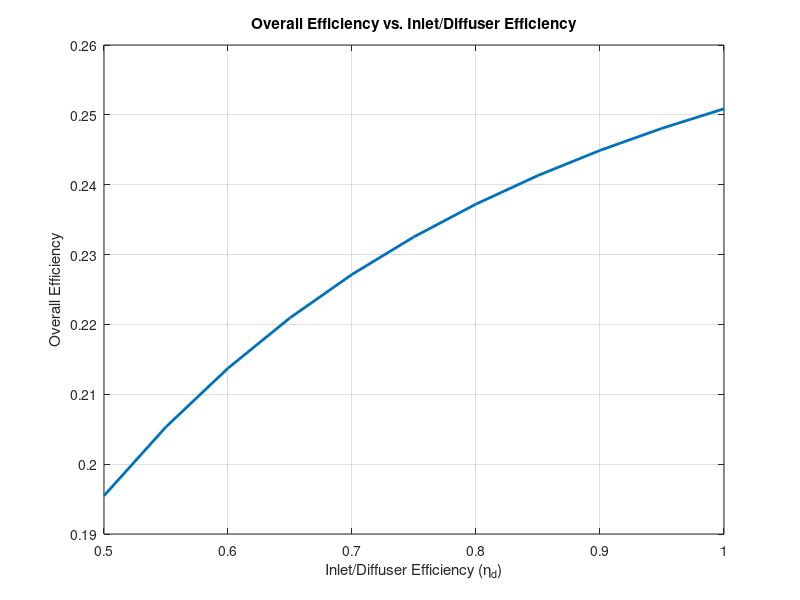
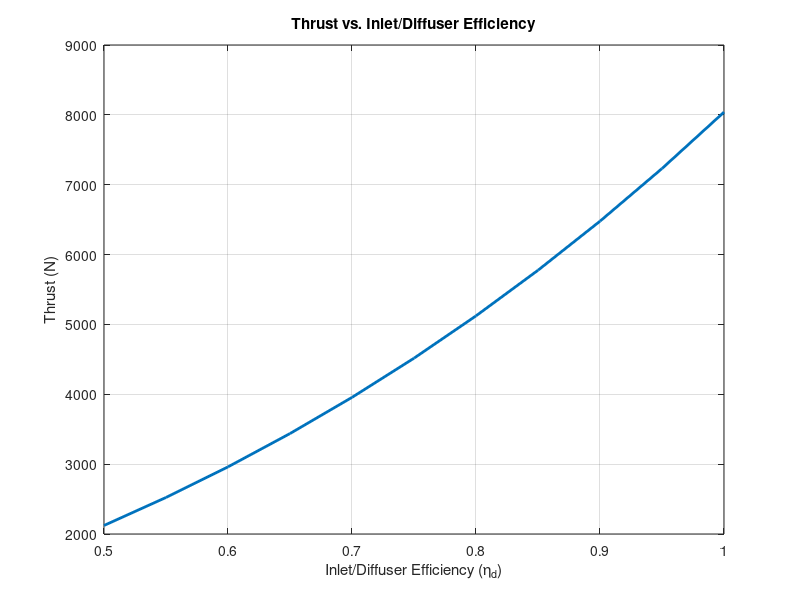
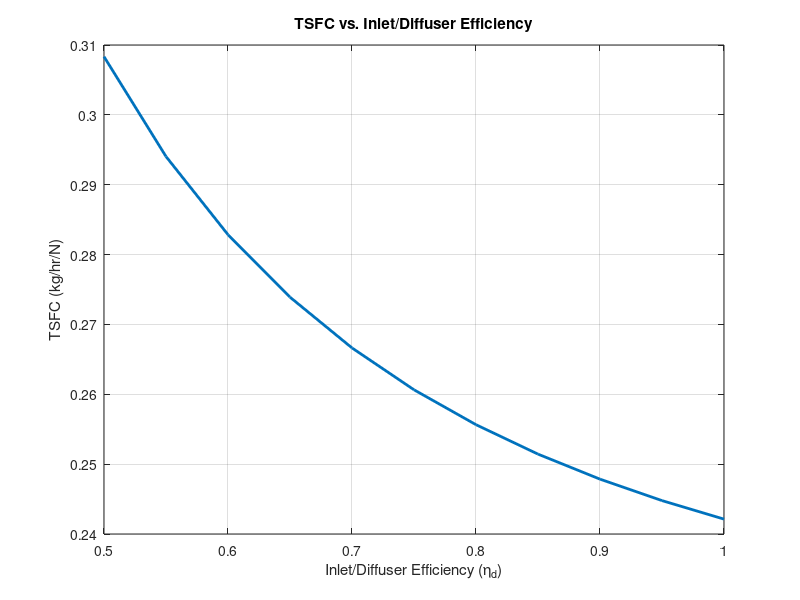

The MATLAB source for these figures, in order:
clc; clear; clear all;

% Initialize inlet/diffuser efficiency range
eta_d_range = 0.5:0.05:1.0;

% Preallocate arrays for results
overall_efficiency_results = zeros(size(eta_d_range));
thrust_results = zeros(size(eta_d_range));
TSFC_results = zeros(size(eta_d_range));

% Fixed parameters
z = 4300; % Altitude in meters
M1 = 2.4; % Mach number

for idx = 1:length(eta_d_range)
    eta_d = eta_d_range(idx); % Current diffuser efficiency

    %% module 1
    % Constants
    gamma = 1.4; % Specific heat ratio
    R = 286.9; % Specific gas constant in J/(kg*K)
    z_star = 8404; % Scale height in meters
    T_s = 288.0; % Standard temperature at sea level in Kelvin
    p_s = 101.3; % Standard pressure at sea level in kPa

    % Calculate T and P for the given altitude
    if z < 7958 % Within the troposphere
        T1 = T_s * (1 - (((gamma - 1) / gamma) * (z / z_star)));
        p1 = p_s * ((1 - (((gamma - 1) / gamma) * (z / z_star)))^(gamma / (gamma - 1)));
    else % In the tropopause
        T1 = 210.0; % Constant temperature in tropopause
        p1 = 33.6 * exp(-(z - 7958) / 6605);
    end

    % Total-to-static relations
    Tt1 = T1 * (1 + (gamma - 1) / 2 * M1^2);
    pt1 = p1 * (1 + (gamma - 1) / 2 * M1^2)^(gamma / (gamma - 1));

    % Sound speed and velocity
    a1 = sqrt(gamma * R * T1);
    V1 = M1 * a1;

    %% module 2
    M2 = 0.15;

    Tt2 = Tt1;
    T2 = Tt2 / (1 + (gamma - 1) / 2 * M2^2);
    pt2 = p1 * (1 + (eta_d * (gamma - 1) / 2) * M1^2)^(gamma / (gamma - 1));
    p2 = pt2 / (1 + (gamma - 1) / 2 * M2^2)^(gamma / (gamma - 1));

    %% module 3
    gamma = 1.3; % Changed after the combustor
    Tt3_max = 2400;

    % Choking check
    Tt3_choked = Tt2 * (1 / (2 * (gamma + 1))) * ...
        ((1 / (M2^2) * ((1 + gamma * M2^2)^2))) * ...
        ((1 + (((gamma - 1) / 2) * M2^2)))^(-1);

    if Tt3_choked < Tt3_max
        Tt3 = Tt3_choked;
        M3 = 1;
    else
        Tt3 = Tt3_max;
        C = (Tt3 / Tt2) * ((1 + (gamma - 1) / 2 * M2^2) / ((1 + gamma * M2^2)^2)) * M2^2;
        a = C * (gamma^2) - ((gamma - 1) / 2);
        b = 2 * C * gamma - 1;
        c = C;
        M3_roots = roots([a, b, c]);
        M3_squared = M3_roots(M3_roots > 0 & M3_roots < 1);
        M3 = sqrt(M3_squared);
    end

    q23 = 986 * (Tt3 - Tt2) + 0.5 * 0.179 * (Tt3^2 - Tt2^2);
    T3 = Tt3 ./ (1 + (gamma - 1) ./ 2 * M3.^2);
    p3 = p2;
    pt3 = p3 * ((1 + (gamma - 1) / 2 * M3.^2).^(gamma / (gamma - 1)));

    %% module 4
    Ae = 0.015;
    eta_n = 0.94;
    Tte = Tt3;

    test_M = sqrt(2 / (gamma - 1)) * sqrt((eta_n * ...
        ((1 - (p1 / pt3)^((gamma - 1) / gamma))) / ...
        (1 - eta_n * (1 - (p1 / pt3)^((gamma - 1) / gamma)))));

    if test_M < 1
        Me = test_M;
        pe = p1;
    else
        Me = 1;
        pe = pt3 * (1 - (1 / eta_n) * (gamma - 1) / (gamma + 1))^(gamma / (gamma - 1));
    end

    Te = Tte / (1 + (gamma - 1) / 2 * Me^2);
    ae = sqrt(gamma * R * Te);
    Ve = Me * ae;
    rho_e = pe * 1000 / (R * Te);
    m_dot_e = rho_e * Ve * Ae;

    %% module 6
    g0 = 9.81;
    m_dot_i = m_dot_e / (1 + q23 / 43.2e6);
    m_dot_f = m_dot_e - m_dot_i;
    f = m_dot_f / m_dot_i;
    jet_thrust = m_dot_i .* (1 + f) .* Ve - m_dot_i .* V1;
    pressure_thrust = (pe - p1) * 1000 * Ae;
    total_thrust = jet_thrust + pressure_thrust;
    Veq = Ve + ((pe - p1) * 1000 * Ae / m_dot_e);
    TSFC = (m_dot_f ./ total_thrust) * 3600;
    thermal_efficiency = (m_dot_e .* Veq^2 ./ 2 - m_dot_i .* V1^2 ./ 2) ./ (m_dot_i .* q23);
    propulsive_efficiency = 2 ./ (1 + (Veq ./ V1));
    overall_efficiency = thermal_efficiency * propulsive_efficiency;

    %% Store results
    overall_efficiency_results(idx) = overall_efficiency;
    thrust_results(idx) = total_thrust;
    TSFC_results(idx) = TSFC;
end

%% Plot the results
figure;
plot(eta_d_range, overall_efficiency_results, 'LineWidth', 2);
xlabel('Inlet/Diffuser Efficiency (\eta_d)');
ylabel('Overall Efficiency');
title('Overall Efficiency vs. Inlet/Diffuser Efficiency');
grid on;

figure;
plot(eta_d_range, thrust_results, 'LineWidth', 2);
xlabel('Inlet/Diffuser Efficiency (\eta_d)');
ylabel('Thrust (N)');
title('Thrust vs. Inlet/Diffuser Efficiency');
grid on;

figure;
plot(eta_d_range, TSFC_results, 'LineWidth', 2);
xlabel('Inlet/Diffuser Efficiency (\eta_d)');
ylabel('TSFC (kg/hr/N)');
title('TSFC vs. Inlet/Diffuser Efficiency');
grid on;
